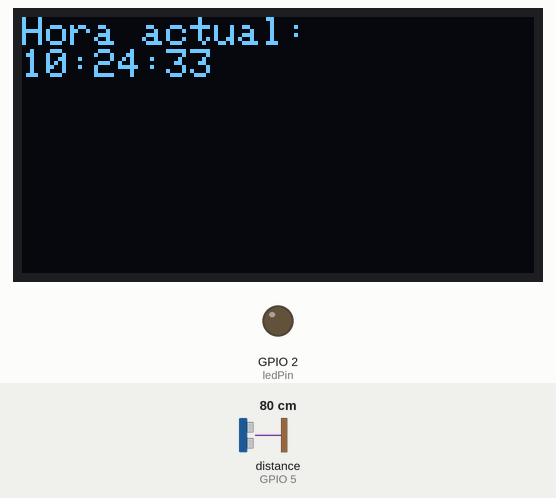
This program was run on a simulated ESP32. Shown: 128×64 one-colour display, output pins drawn as LEDs (lit = HIGH). Inputs (shaded band) come from the test bench; at power-on: distance to the obstacle (sensor on GPIO 5) 80 cm. The echo pulse lasts 58.3 µs per cm; WiFi joins after 1.5 s; servers stay silent unless stated; the display library's start-up logo is not drawn; network time is answered at once with the bench clock; the local clock reads 2024-03-15 10:24:30 at power-on unless the program sets it; what the program prints to the serial monitor is not drawn.

Above: at 3.7 s.
3.8 s: distance to the obstacle (sensor on GPIO 5) set to 7 cm
6.1 s: distance to the obstacle (sensor on GPIO 5) set to 4 cm
At 7.0 s:
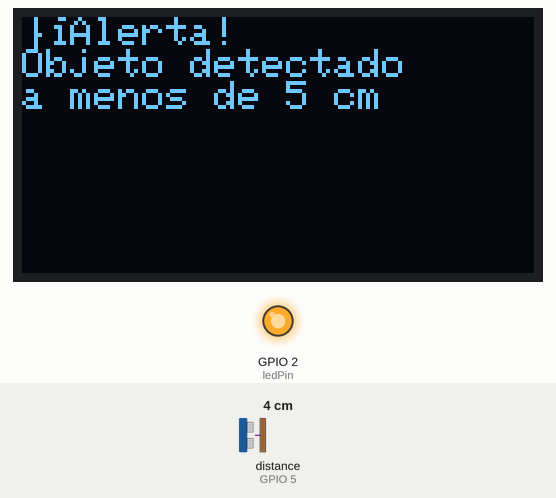
8.2 s: distance to the obstacle (sensor on GPIO 5) set to 9 cm
At 11.2 s:
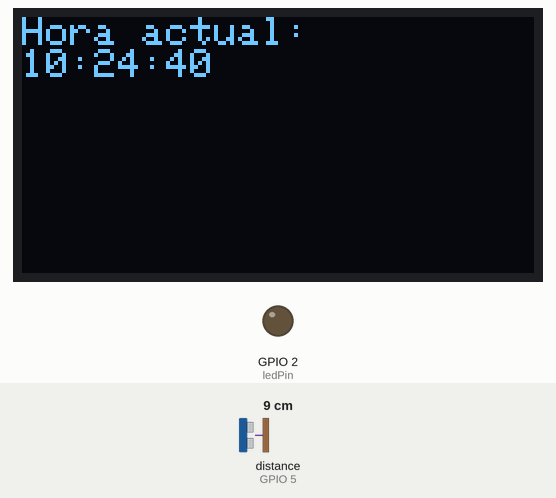
11.3 s: distance to the obstacle (sensor on GPIO 5) set to 2 cm
At 12.2 s:
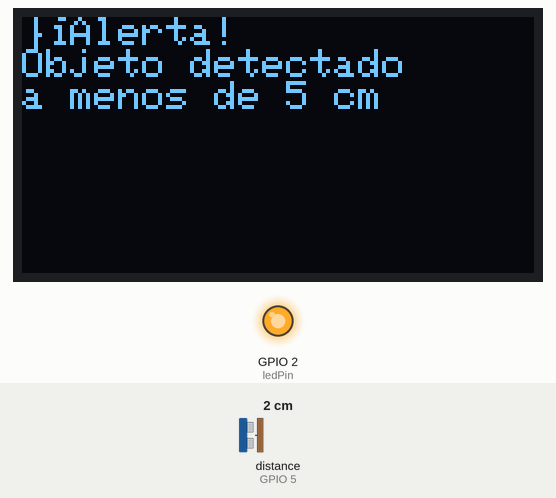
Timing chart, 0 to 14.3 s (numbered marks = the images above; inputs shaded):
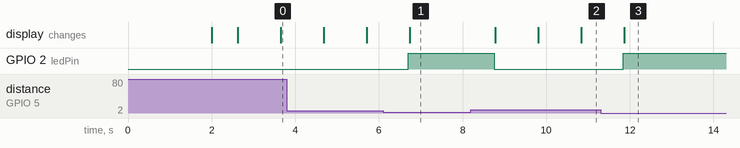

The program:

main.cpp
```cpp
#include <WiFi.h>
#include <WiFiUdp.h>
#include <NTPClient.h>
#include <NewPing.h>
#include <Adafruit_GFX.h>
#include <Adafruit_SSD1306.h>

// Reemplaza con tus credenciales de red
const char* ssid = "G.OCHOA-NETLIFE";
const char* password = "0915858088";

// Pines
const int ledPin = 2; // LED conectado al pin GPIO 2
const int trigPin = 4; // Pin TRIG del sensor de proximidad
const int echoPin = 5; // Pin ECHO del sensor de proximidad

// Configuración del sensor de proximidad
#define MAX_DISTANCE 200 // Distancia máxima en cm
NewPing sonar(trigPin, echoPin, MAX_DISTANCE);

// Configuración del cliente NTP
WiFiUDP ntpUDP;
const long utcOffsetInSeconds = -5 * 3600; // Nueva York está en UTC-5
NTPClient timeClient(ntpUDP, "pool.ntp.org", utcOffsetInSeconds, 60000);

// Configuración de la pantalla OLED
#define SCREEN_WIDTH 128
#define SCREEN_HEIGHT 64
#define OLED_RESET -1 // Reset pin # (or -1 if sharing Arduino reset pin)
Adafruit_SSD1306 display(SCREEN_WIDTH, SCREEN_HEIGHT, &Wire, OLED_RESET);

// Declaración de la función PrintToLCD
void PrintToLCD(const String& phrase, int XOffset, int YOffset);

void setup() {
  // Inicializa la comunicación serial
  Serial.begin(115200);

  // Configura el pin del LED como salida
  pinMode(ledPin, OUTPUT);

  // Conéctate a la red WiFi
  Serial.println("Conectando a WiFi...");
  WiFi.begin(ssid, password);
  while (WiFi.status() != WL_CONNECTED) {
    delay(1000);
    Serial.print(".");
  }
  Serial.println("");
  Serial.println("WiFi conectado");
  Serial.println("Dirección IP: ");
  Serial.println(WiFi.localIP());

  // Inicializa el cliente NTP
  Serial.println("Inicializando NTP...");
  timeClient.begin();

  // Inicializa la pantalla OLED
  Serial.println("Inicializando pantalla OLED...");
  if (!display.begin(SSD1306_SWITCHCAPVCC, 0x3C)) { // Dirección I2C 0x3C
    Serial.println(F("SSD1306 allocation failed"));
    for (;;);
  }
  display.display();
  delay(500);
  display.clearDisplay();
}

void loop() {
  // Actualiza la hora desde el servidor NTP
  timeClient.update();

  // Medir la distancia usando el sensor de proximidad
  unsigned int distance = sonar.ping_cm();

  // Verificar si la distancia es menor o igual a 5 cm
  if (distance > 0 && distance <= 5) {
    // Enciende el LED
    digitalWrite(ledPin, HIGH);
    Serial.println("¡Alerta! Objeto detectado a menos de 5 cm");

    // Muestra la alerta en la pantalla OLED
    PrintToLCD("¡Alerta!\nObjeto detectado\na menos de 5 cm", 0, 0);
  } else {
    // Apaga el LED
    digitalWrite(ledPin, LOW);

    // Muestra la hora en la pantalla OLED
    String timeString = timeClient.getFormattedTime();
    PrintToLCD("Hora actual:\n" + timeString, 0, 0);
  }

  delay(1000); // Espera 1 segundo antes de verificar nuevamente
}

void PrintToLCD(const String& phrase, int XOffset, int YOffset) {
  display.clearDisplay();
  display.setCursor(XOffset, YOffset);
  display.setTextSize(1);
  display.setTextColor(SSD1306_WHITE);
  display.println(phrase);
  display.display();
}
```

Measured:
- the behaviour switches between 6 and 5 cm on distance to the obstacle (sensor on GPIO 5) (found by bisection; images 0 and 1)
- after the input at 6.1 s, GPIO 2 (ledPin): LOW → HIGH after 0.61 s; the display: changes after 0.63 s (image 1)
- after the input at 8.2 s, GPIO 2 (ledPin): HIGH → LOW after 0.56 s; the display: first changes after 0.59 s (image 2 shows a later state)
- after the input at 11.3 s, GPIO 2 (ledPin): LOW → HIGH after 0.54 s; the display: changes after 0.57 s (image 3)
